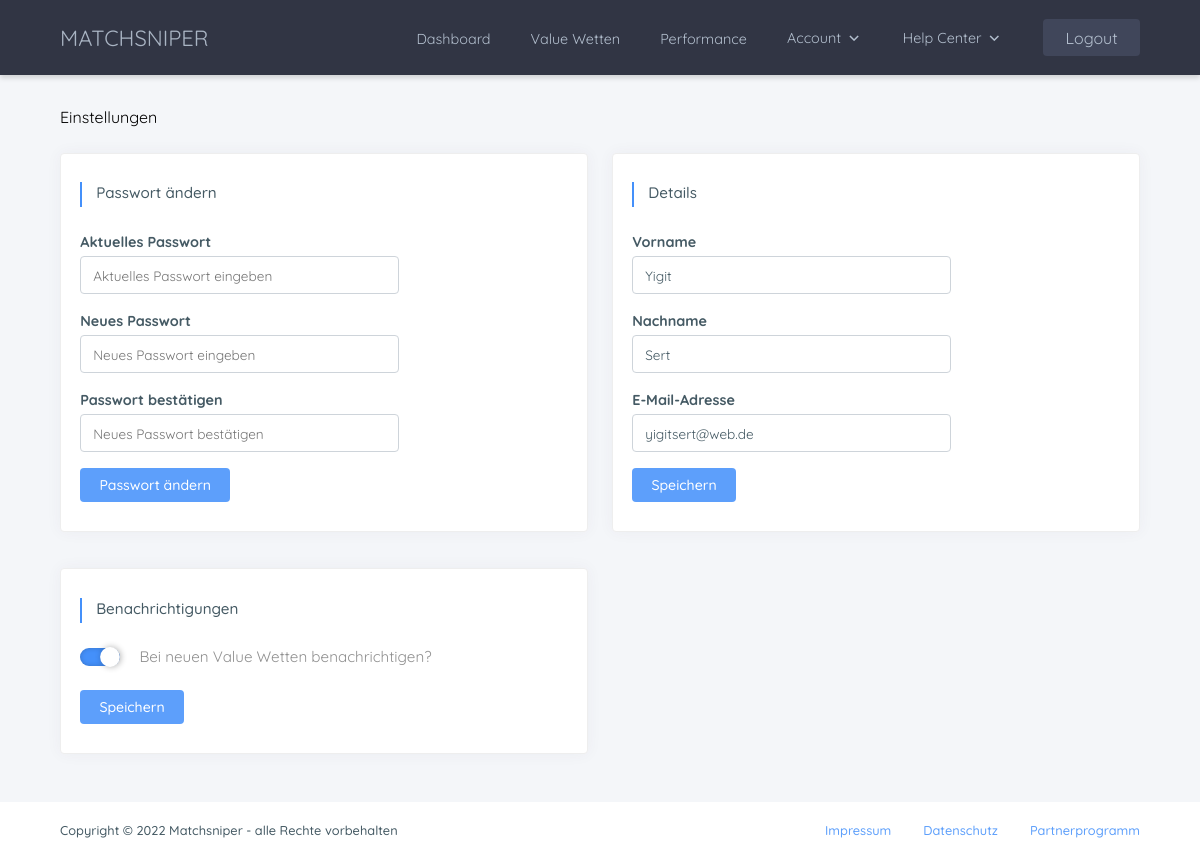
Page /settings/ (signed in) on the committed database.
### accounts/models.py (models this page shows, shortened)
class Account(models.Model):
    user = models.OneToOneField(
        User, on_delete=models.CASCADE, null=True, blank=True)
    first_name = models.CharField(max_length=50, null=True, blank=True)
    last_name = models.CharField(max_length=50, null=True, blank=True)
    email = models.CharField(max_length=300, null=True, blank=True)
    order_id = models.CharField(max_length=50, null=True, blank=True)
    notifications = models.BooleanField(blank=True, default=False)
    created = models.DateTimeField(auto_now_add=True)
    id = models.UUIDField(default=uuid.uuid4, unique=True,
                          primary_key=True, editable=False)
    class Meta:
        ordering = ["first_name"]
    @property
    def has_unseen_answers(self):
        support = self.support_set.filter(answered=True, seen=False)
        if len(support) > 0:
            has_unseen = True
        else:
            has_unseen = False
        return has_unseen

### accounts/views.py (the view)
# urls.py: path('settings/', views.settings, name="settings"),
@login_required(login_url="login")
def settings(request):
    account = request.user.account
    pw_form = PasswordChangeForm(user=request.user)
    account_form = AccountForm(instance=account)
    notifications_form = NotificationsForm(instance=account)
    context = {
        "pw_form": pw_form,
        "account_form": account_form,
        "notifications_form": notifications_form,
    }
    return render(request, 'accounts/settings.html', context=context)

### accounts/forms.py
class AccountForm(ModelForm):
    class Meta:
        model = Account
        fields = ["first_name", "last_name", "email"]
        labels = {
            "first_name": "Vorname",
            "last_name": "Nachname",
            "email": "E-Mail-Adresse"
        }
    def __init__(self, *args, **kwargs):
        super(AccountForm, self).__init__(*args, **kwargs)
        for name, field in self.fields.items():
            field.widget.attrs.update({"placeholder": field.label})

class NotificationsForm(ModelForm):
    class Meta:
        model = Account
        fields = ["notifications"]

### accounts/templates/accounts/settings.html (shortened to what this page needs)
{% extends 'base.html' %}
{% load custom_tags %}
{% load static %}
{% block styles %}
<link rel="stylesheet" type="text/css" media="screen" href="{% static 'css/base.css' %}"/>
<link rel="stylesheet" type="text/css" media="screen" href="{% static 'css/dashboard.css' %}"/>
<link rel="stylesheet" type="text/css" media="screen" href="{% static 'css/settings.css' %}"/>
{% endblock styles %}
{% block content %}
<div class="mainContent">
    <div class="pageTitleSection">
        <p class="pageTitle">Einstellungen</p>
    </div>
    <div class="formSection">
        <div class="dashboardCard formCard changePassword">
            <div class="titleSection">
                <p class="cardTitle"><span class="titleLine"></span> Passwort ändern</p>
            </div>
            <form method="POST" action="{% url 'change_password' %}">
                {% for field in pw_form %}
                    <div class="formLabel">
                        {% if field.label == "Old password" %}
                            <label for="id_{{field.name}}">Aktuelles Passwort</label>
                        {% elif field.label == "New password" %}
                            <label for="id_{{field.name}}">Neues Passwort</label>
                        {% elif field.label == "New password confirmation" %}
                            <label for="id_{{field.name}}">Passwort bestätigen</label>
                        {% endif %}
                    </div>
                    <div class="formField">
                        {{field}}
                    </div>
                {% endfor %}
                <input class="formSubmit" type="submit" value="Passwort ändern">
            </form>
        </div>
        <div class="dashboardCard formCard changeData">
            <div class="titleSection">
                <p class="cardTitle"><span class="titleLine"></span> Details</p>
            </div>
            <form method="POST" action="{% url 'edit_account' %}">
                {% for field in account_form %}
                    <div class="formLabel">
                        <label for="id_{{field.name}}">{{field.label}}</label>
                    </div>
                    <div class="formField">
                        {{field}}
                    </div>
                {% endfor %}
                <input class="formSubmit" type="submit" value="Speichern">
            </form>
        </div>
        <div class="dashboardCard formCard notifications">
            <div class="titleSection">
                <p class="cardTitle"><span class="titleLine"></span> Benachrichtigungen</p>
            </div>
            <form method="POST" action="{% url 'edit_notifications' %}">
                <div class="toggleDiv">
                    {% for field in notifications_form %}
                        {{field}}
                    {% endfor %}
                    <p>Bei neuen Value Wetten benachrichtigen?</p>
                </div>
                <input class="formSubmit" type="submit" value="Speichern">
            </form>
        </div>
    </div>
</div>
{% endblock content %}

### static/css/base.css (style rules this page uses)
:root { --mainColor: #313544; --secColor: #40465a; --accentColor: #4490fa; --linkColor: #0099ff; --cardTitleColor: #455a64; --maxWidth: 1080px; --navHeight: 75px; --navGap: 3.5rem; --footerHeight: 3.5rem; }
html { scroll-behavior: smooth; }
* { margin: 0rem; font-family: Quicksand, sans-serif; font-weight: 400; }
main .mainContent { max-width: var(--maxWidth); margin: 0 auto; min-height: calc(100vh - 3rem - var(--footerHeight)); background-color: #f4f6f9; padding-bottom: 3rem; }
main .pageTitleSection { padding: calc(var(--navHeight) + 2rem) 0 0; display: flex; align-items: center; justify-content: space-between; }
@media only screen and (max-width: 1360px) { :root { --maxWidth: 90%; --navGap: 2.5rem; } }
@media only screen and (max-width: 1360px) { html { font-size: 100%; } }

### static/css/dashboard.css (style rules this page uses)
main .dashboardCard { margin: 1.6rem 0 0; background-color: #fff; padding: 1.8rem 1.2rem; border: 1px solid #eee; border-radius: 4px; box-shadow: 0px 0px 15px 0px rgb(82 63 105 / 5%); }
main .dashboardCard .titleSection { display: flex; justify-content: space-between; align-items: center; padding-bottom: 1.5rem; font-size: 0.95rem; }
main .dashboardCard .titleSection p.cardTitle { color: var(--cardTitleColor); font-weight: 500; }
main span.titleLine { width: 2.2px; background-color: var(--accentColor); height: 25px; display: inline-block; vertical-align: middle; margin-right: 0.6rem; }

### static/css/settings.css (style rules this page uses)
main .formSection { display: grid; grid-template-columns: repeat(2, 1fr); grid-column-gap: 1.5rem; grid-row-gap: 0.66rem; }
main .formSection form div.formLabel { padding-bottom: 0.3rem; }
main .formSection form div.formLabel label { font-size: 0.9rem; color: var(--cardTitleColor); font-weight: 700; }
main .formSection form div.formField input { color: var(--cardTitleColor); display: initial; font-size: 0.85rem; margin-bottom: 1rem; min-width: 50%; padding: 0.6rem 0.75rem; border: 1px solid #ced4da; border-radius: 0.25rem; transition: 0.3s all ease; }
main .formSection form .formSubmit { cursor: pointer; font-weight: 500; color: #fff; background: #5d9ffb; padding: 0.5rem 1.2rem; box-shadow: none; border-radius: 4px; border: 0px; transition: 0.15s ease-in; font-size: 0.88rem; }
main .formSection form .toggleDiv { display: flex; align-items: center; gap: 1.2rem; margin-bottom: 1.5rem; }
main .formSection form .toggleDiv input[type="checkbox"] { position: relative; min-width: 40px; min-height: 18px; -webkit-appearance: none; background-color: #dadada; border-radius: 20px; box-shadow: inset 0 0 5px rgba(0, 0, 0, 0.2); cursor: pointer; transition: 0.35s ease-in-out all; }
main .formSection form .toggleDiv input:checked[type="checkbox"] { background-color: var(--accentColor); }
main .formSection form .toggleDiv input[type="checkbox"]::before { content: ""; position: absolute; width: 18px; height: 18px; border-radius: 20px; transform: scale(1.1); top: 0px; left: 0; background-color: #fff; box-shadow: -1px 0px 6px rgba(0, 0, 0, 0.3); transition: 0.35s ease-in-out all; }
main .formSection form .toggleDiv input:checked[type="checkbox"]::before { left: 21px; box-shadow: 1px 0px 6px rgba(0, 0, 0, 0.3); }
main .formSection form .toggleDiv p { font-size: 0.95rem; color: #909090; }
@media only screen and (max-width: 1250px) { main .formSection form div.formField input { min-width: 60%; } }

### rows in the picture
Account: account_form "Yigit" "Sert" "yigitsert@web.de", notifications_form "☑"

### other values in the picture
{{ field.label }} "Vorname" "Nachname" "E-Mail-Adresse"
